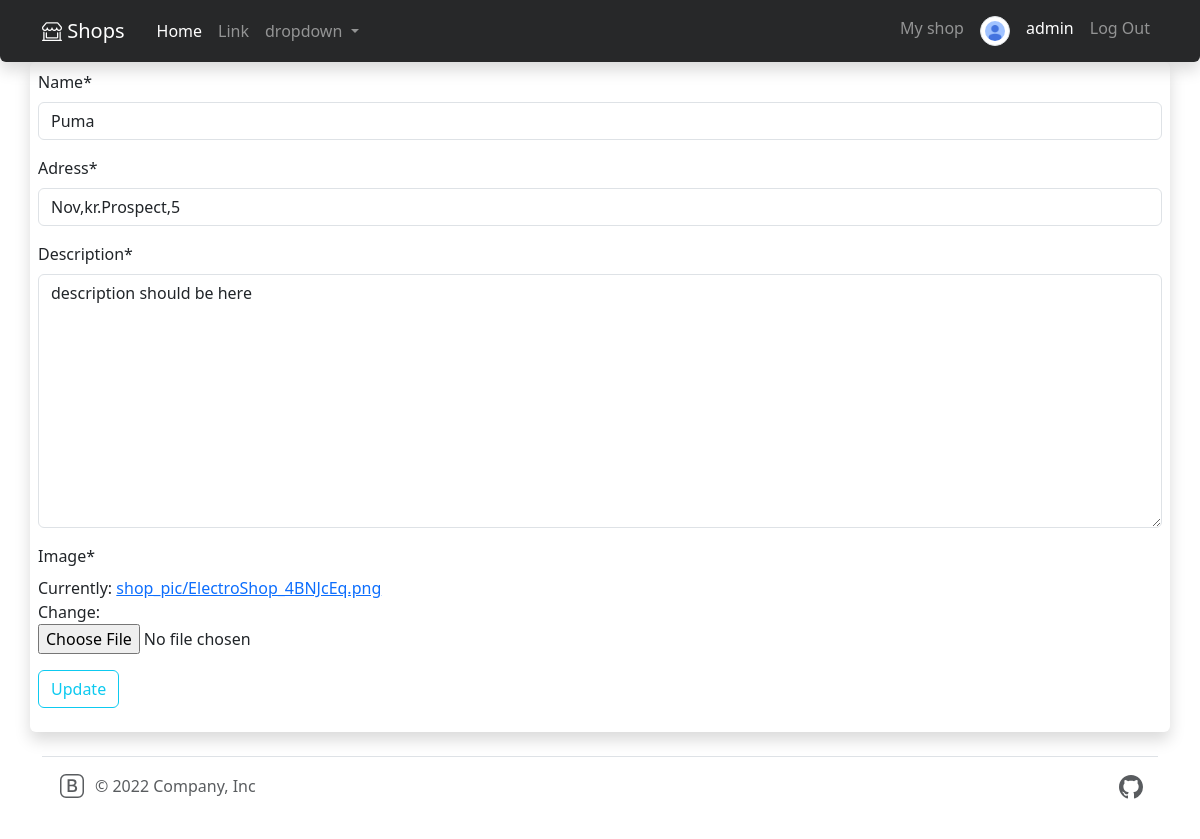
/shop/1/update/ (signed in), run on the app's committed database.
### users/models.py (models this page shows, shortened)
class Profile(models.Model):
    user = models.OneToOneField(User, on_delete=models.CASCADE, primary_key= True)
    image = models.ImageField(default='default.jpg', upload_to='profile_pic')

### hello/models.py (models this page shows, shortened)
class Shop(models.Model):
    name = models.CharField(max_length = 20)
    adress = models.OneToOneField(Adress, on_delete= models.CASCADE, primary_key= True)
    image = models.ImageField(default="defaultShop.jpg", upload_to="shop_pic")
    description = models.CharField(max_length= 230, default="description should be here")
    ownerProfile = models.ForeignKey(User, on_delete= models.CASCADE)

### hello/views.py (the view)
# urls.py: path('shop/<int:pk>/update/', ShopUpdateView.as_view(), name='shop-update'),
class ShopUpdateView(LoginRequiredMixin, UpdateView):
    model = Shop
    template_name = 'updateShop.html'
    form_class = ShopUpdateForm

### hello/forms.py
class ShopUpdateForm(forms.ModelForm):
    description = forms.CharField(widget= forms.Textarea)
    class Meta:
        model = Shop
        fields = [
            'name',
            'adress',
            'description',
            'image',
        ]

### hello/models.py (called while the page is built)
    def __str__(self):
        return ",".join([self.city[:3], self.street, str(self.house)])

### hello/templates/ShopTemplates/updateShop.html (shortened to what this page needs)
{% extends "indexBoostrap.html" %}
{% load crispy_forms_tags %}
{% block content %}
<div class="container">
    <div class="row">
        <div class="col shadow p-2 rounded" >
            <form method="post" enctype="multipart/form-data">
                <fieldset>
                    {{form|crispy}}
                </fieldset>
                <div class="form-group">
                    <button class="btn btn-outline-info" type="submit">Update</button>
                </div>
            </form>
        </div>
    </div>
</div>
{% endblock content %}

### hello/templates/indexBoostrap.html (shortened to what this page needs)
{% load static %}
<!doctype html>
<html lang="en">
<head>
    <link rel="stylesheet" href="https://stackpath.bootstrapcdn.com/bootstrap/4.3.1/css/bootstrap.min.css"
>
    <link rel="stylesheet" href="https://cdn.jsdelivr.net/npm/bootstrap-icons@1.10.2/font/bootstrap-icons.css">
    <link href="https://cdn.jsdelivr.net/npm/bootstrap@5.3.0-alpha1/dist/css/bootstrap.min.css" rel="stylesheet"
>
    <link rel="stylesheet" href="{% static 'css/styles.css' %}" />
</head>
<body>
    <nav class="navbar sticky-top navbar-expand-lg navbar-dark  shadow p-2 rounded-bottom"
        style="background-color: #272829;">
        <div class="container">
            <a class="navbar-brand" href="{% url 'home' %}">
                <i class="bi bi-shop-window"></i>
                Shops
            </a>
            <div class="collapse navbar-collapse" id="navbarSupportedContent">
                <ul class="navbar-nav mr-auto mt-0">
                    <li class="nav-item active">
                        <a class="nav-link" href="{% url 'home' %}">Home <span class="sr-only">(current)</span></a>
                    </li>
                    <li class="nav-item">
                        <a class="nav-link" href="#">Link</a>
                    </li>
                    <li class="nav-item dropdown">
                        <a class="nav-link dropdown-toggle" href="#" role="button" data-bs-toggle="dropdown"
                            aria-expanded="false">
                            dropdown
                        </a>
                    </li>
                </ul>
                <ul class="navbar-nav ml-auto mt-0 ">
                    {% if user.is_authenticated %}
                    <li class="nav-item">
                        <a class="nav-link" href="#">My shop</a>
                    </li>
                    <li class="nav-item active">
                        <a class="nav-link" href="{% url 'profile' %}"><img
                                class=" img-thumbnail rounded-circle ml-auto d-none d-lg-block"
                                src="{{ user.profile.image.url }}"></a>
                    </li>
                    <li class="nav-item active">
                        <a class="nav-link" href="{% url 'profile' %}">{{user.username}}</a>
                    </li>
                    <li class="nav-item">
                        <a class="nav-link" href="{% url 'logout' %}">Log Out</a>
                    </li>
                    {% endif %}
                </ul>
            </div>
        </div>
    </nav>
    <main>
        {% block content %}
        {% endblock content %}
    </main>
    <div class="container">
        <footer class="d-flex flex-wrap justify-content-between align-items-center py-3 my-4 border-top">
            <div class="col-md-4 d-flex align-items-center">
                <a href="/" class="mb-3 me-2 mb-md-0 text-muted text-decoration-none lh-1">
                </a>
                <span class="mb-3 mb-md-0 text-muted">© 2022 Company, Inc</span>
            </div>
            <ul class="nav col-md-4 justify-content-end list-unstyled d-flex">
                <li class="ms-3"><a class="text-muted" target="_blank" href="https://github.com/R1Sen007"></a></li>
            </ul>
        </footer>
    </div>
</body>
</html>

### hello/static/css/styles.css (style rules this page uses)
.img-thumbnail { height: 30px; width: 30px; max-width: 100%; max-height: 100%; }

### data on the page
Shop: name "Puma", adress "Nov,kr.Prospect,5", description "description should be here"

### other printed values
{{ user.username }} "admin"
